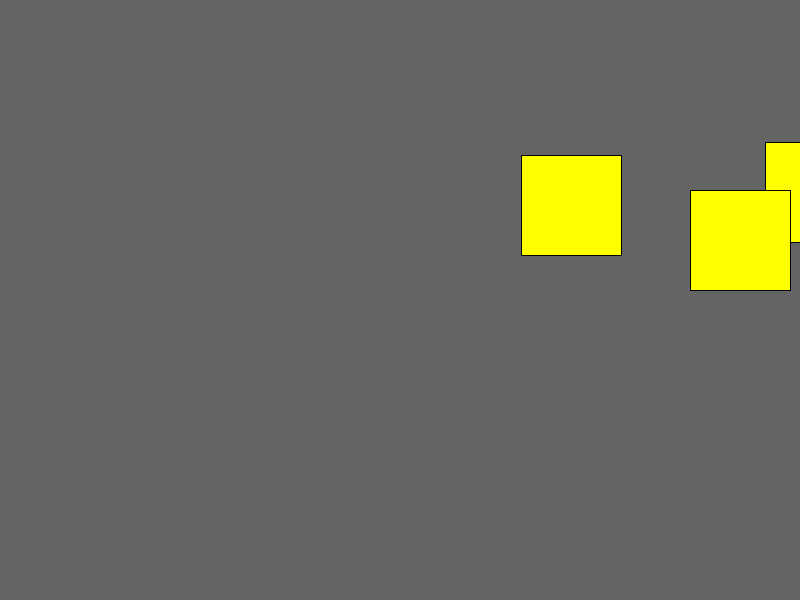
Frame 1 (no input)
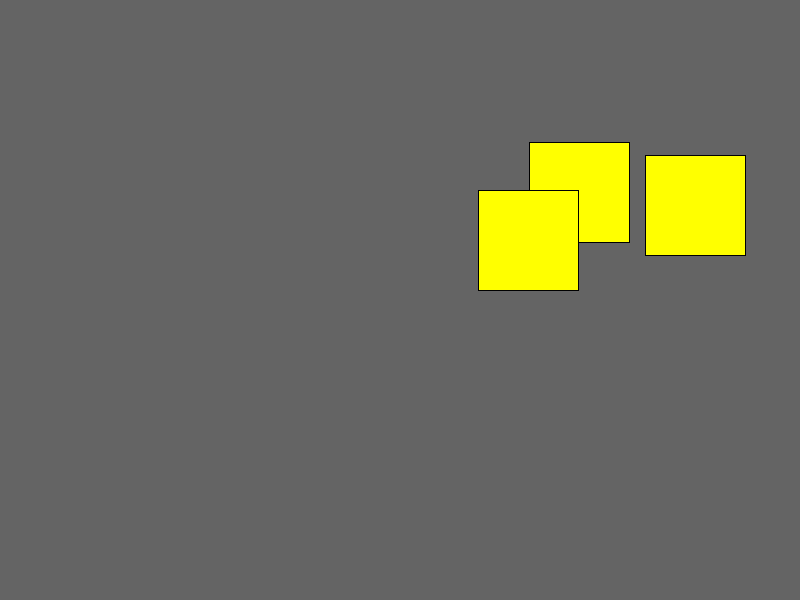
Frame 60 (the mouse pressed at the canvas centre just before this capture)
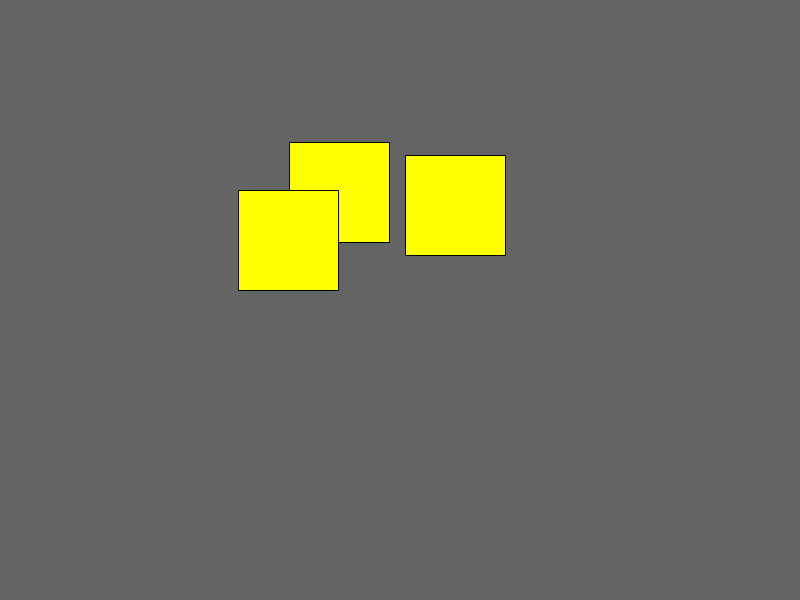
Frame 120 (the mouse held since frame 60 and released just before this capture)

The Processing sketch that drew these frames (run headless with seeded random() and noise(); from frame 60 on, the mouse is pressed at the canvas centre):

// Processing sketch: Objects_a
// ── Objects_a.pde
myObject o;
myObject o1;
myObject o2;
float speed = 0;

//INTIATE
void setup () {
  size (800, 600);
  o = new myObject();
  o1 = new myObject();
  o2 = new myObject();
}

void draw () {
  background (100);
  o.draw();
  o1.draw();
  o2.draw();
}

class myObject {

  float x, y;
  float speed;
  float direction;
  
  //CONSTRUCTOR [void setup for class]

  myObject () {
    x = random (0, 800);
    y = random (0, 600);
    speed = 4;
    direction = 1;
  }
  void draw () {
    x = x + speed*direction;
    fill (255, 255, 0);
    rect (x, y, 100, 100);
            if (x>width-100) {
      direction = -1;
    } else if (x<0) {
      direction = +1;
    }
  }
}
